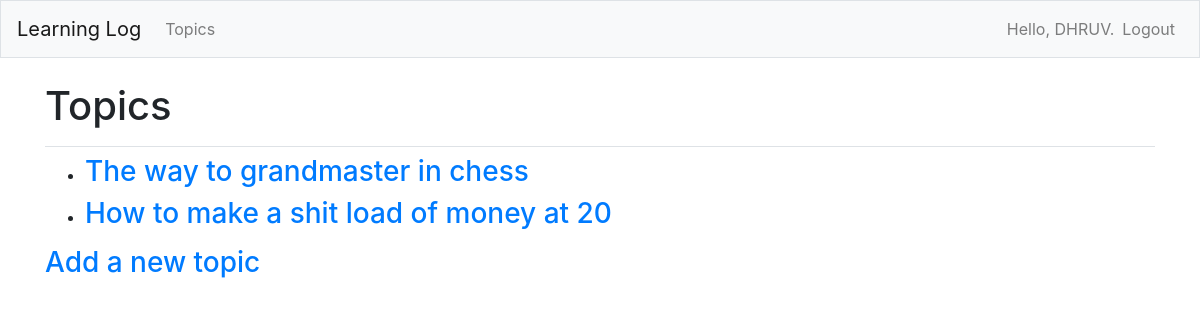
The page /topics/ (signed in) on the database its author committed.
### learning_logs/models.py (models this page shows)
class Topic(models.Model):
    text = models.CharField(max_length = 200)
    date_added = models.DateTimeField(auto_now_add=True)
    owner = models.ForeignKey(User, on_delete=models.CASCADE)   #If user is deleted all the models with him will be deleted as well
    def __str__(self):
        return self.text  ## Returns  string stored in text attribute

### learning_logs/views.py (the view)
# urls.py: path('topics/', views.topics, name='topics'),
@login_required
def topics(request):
    topics = Topic.objects.filter(owner=request.user).order_by('date_added')
    context = {'topics': topics}
    return render(request, 'learning_logs/topics.html', context)

### learning_logs/templates/learning_logs/topics.html (shortened to what this page needs)
{% extends "learning_logs/base.html" %}
{%block page_header%}
  <h1>Topics</h1>
{%endblock page_header%}
{% block content%}
  <ul>
    {% for topic in topics %}
      <li><h3>
        <a href = "{% url 'learning_logs:topic' topic.id %}">{{topic}}</a>
      </h3></li>
    {% empty %}
      <li><h3>No topics have been added yet.</h3></li>
    {%endfor%}
  </ul>
  <h3><a href="{% url 'learning_logs:new_topic' %}">Add a new topic</a></h3>
{%endblock content%}

### learning_logs/templates/learning_logs/base.html (shortened to what this page needs)
{% load bootstrap4 %}
<!doctype html>
<html lang = 'en'>
<head>
  {% bootstrap_css %}
</head>
<body>
  <nav class = "navbar navbar-expand-md navbar-light bg-light mb-4 border">
    <a class = "navbar-brand" href="{% url 'learning_logs:index'%}">Learning Log</a>
  <div class="collapse navbar-collapse" id="navbarCollapse">
    <ul class= "navbar-nav mr-auto">
      <li class="nav-item">
        <a class = "nav-link" href ="{% url 'learning_logs:topics'%}">Topics</a>
      </li>
    </ul>
    <ul class = "navbar-nav ml-auto">
      {%if user.is_authenticated%}
        <li class="nav-item">
          <span class="navbar-text">Hello, {{user.username}}.</span>
        </li>
        <li class = "nav-item">
          <a class = "nav-link" href = "{% url 'users:c_logout' %}">Logout</a>
        </li>
      {%endif%}
    </ul>
  </div>
</nav>
<main role ="main" class="container">
  <div class="pb-2 mb-2 border-bottom">
    {% block page_header %}{% endblock page_header%}
  </div>
  <div>
    {%block content%}{%endblock content%}
  </div>
</main>
</body>
</html>

### rows shown on the page
Topic: text "The way to grandmaster in chess"
Topic: text "How to make a shit load of money at 20"

### other values the page prints
{{ user.username }} "DHRUV"
